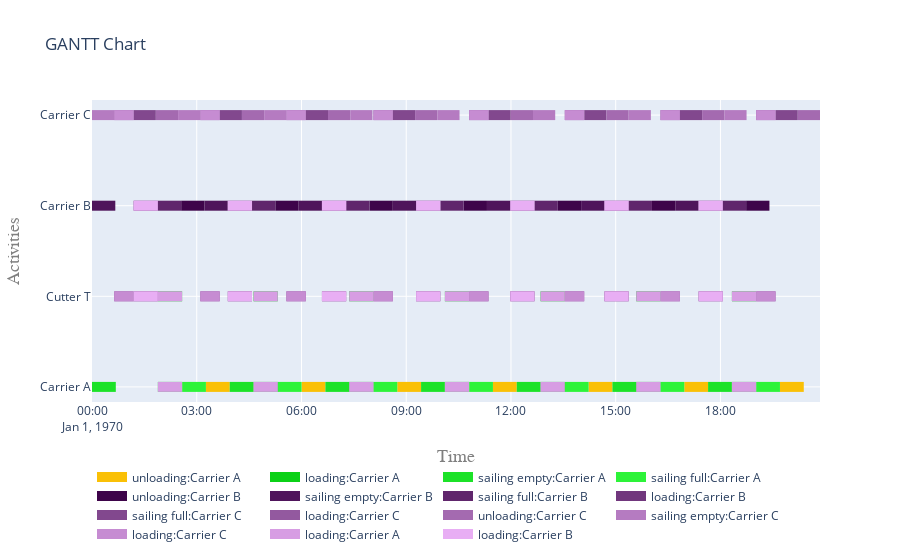

Here is the notebook cell this chart was saved with:
### Code cell
fig = get_gantt_chart(vessels, id_map=activities)

### Figure 1 — Plotly figure (JSON) as saved in the notebook; plotly's stock layout.template omitted (floating-point values rounded to 4 significant figures)
{"data": [{"connectgaps": false, "hoverinfo": "y+name", "line": {"color": "rgb(250,192,6)", "width": 10}, "mode": "lines", "name": "unloading:Carrier A", "type": "scatter", "x": ["1970-01-01T03:15:47", "1970-01-01T03:15:47", "1970-01-01T03:56:42", "1970-01-01T03:56:42", "1970-01-01T03:56:42", "1970-01-01T06:00:12", "1970-01-01T06:00:12", "1970-01-01T06:41:07", "1970-01-01T06:41:07", "1970-01-01T06:41:07", "1970-01-01T08:44:37", "1970-01-01T08:44:37", "1970-01-01T09:25:32", "1970-01-01T09:25:32", "1970-01-01T09:25:32", "1970-01-01T11:29:02", "1970-01-01T11:29:02", "1970-01-01T12:09:57", "1970-01-01T12:09:57", "1970-01-01T12:09:57", "1970-01-01T14:13:27", "1970-01-01T14:13:27", "1970-01-01T14:54:22", "1970-01-01T14:54:22", "1970-01-01T14:54:22", "1970-01-01T16:57:52", "1970-01-01T16:57:52", "1970-01-01T17:38:47", "1970-01-01T17:38:47", "1970-01-01T17:38:47", "1970-01-01T19:42:17", "1970-01-01T19:42:17", "1970-01-01T20:23:12", "1970-01-01T20:23:12", "1970-01-01T20:23:12"], "y": ["Carrier A", "Carrier A", "Carrier A", "Carrier A", null, "Carrier A", "Carrier A", "Carrier A", "Carrier A", null, "Carrier A", "Carrier A", "Carrier A", "Carrier A", null, "Carrier A", "Carrier A", "Carrier A", "Carrier A", null, "Carrier A", "Carrier A", "Carrier A", "Carrier A", null, "Carrier A", "Carrier A", "Carrier A", "Carrier A", null, "Carrier A", "Carrier A", "Carrier A", "Carrier A", null]}, {"connectgaps": false, "hoverinfo": "y+name", "line": {"color": "rgb(11,209,23)", "width": 10}, "mode": "lines", "name": "loading:Carrier A", "type": "scatter", "x": ["1970-01-01T01:53:12", "1970-01-01T01:53:12", "1970-01-01T02:34:52", "1970-01-01T02:34:52", "1970-01-01T02:34:52", "1970-01-01T04:37:37", "1970-01-01T04:37:37", "1970-01-01T05:19:17", "1970-01-01T05:19:17", "1970-01-01T05:19:17", "1970-01-01T07:22:02", "1970-01-01T07:22:02", "1970-01-01T08:03:42", "1970-01-01T08:03:42", "1970-01-01T08:03:42", "1970-01-01T10:06:27", "1970-01-01T10:06:27", "1970-01-01T10:48:07", "1970-01-01T10:48:07", "1970-01-01T10:48:07", "1970-01-01T12:50:52", "1970-01-01T12:50:52", "1970-01-01T13:32:32", "1970-01-01T13:32:32", "1970-01-01T13:32:32", "1970-01-01T15:35:17", "1970-01-01T15:35:17", "1970-01-01T16:16:57", "1970-01-01T16:16:57", "1970-01-01T16:16:57", "1970-01-01T18:19:42", "1970-01-01T18:19:42", "1970-01-01T19:01:22", "1970-01-01T19:01:22", "1970-01-01T19:01:22", "1970-01-01T01:53:12", "1970-01-01T01:53:12", "1970-01-01T02:34:52", "1970-01-01T02:34:52", "1970-01-01T02:34:52", "1970-01-01T04:37:37", "1970-01-01T04:37:37", "1970-01-01T05:19:17", "1970-01-01T05:19:17", "1970-01-01T05:19:17", "1970-01-01T07:22:02", "1970-01-01T07:22:02", "1970-01-01T08:03:42", "1970-01-01T08:03:42", "1970-01-01T08:03:42", "1970-01-01T10:06:27", "1970-01-01T10:06:27", "1970-01-01T10:48:07", "1970-01-01T10:48:07", "1970-01-01T10:48:07", "1970-01-01T12:50:52", "1970-01-01T12:50:52", "1970-01-01T13:32:32", "1970-01-01T13:32:32", "1970-01-01T13:32:32", "1970-01-01T15:35:17", "1970-01-01T15:35:17", "1970-01-01T16:16:57", "1970-01-01T16:16:57", "1970-01-01T16:16:57", "1970-01-01T18:19:42", "1970-01-01T18:19:42", "1970-01-01T19:01:22", "1970-01-01T19:01:22", "1970-01-01T19:01:22"], "y": ["Carrier A", "Carrier A", "Carrier A", "Carrier A", null, "Carrier A", "Carrier A", "Carrier A", "Carrier A", null, "Carrier A", "Carrier A", "Carrier A", "Carrier A", null, "Carrier A", "Carrier A", "Carrier A", "Carrier A", null, "Carrier A", "Carrier A", "Carrier A", "Carrier A", null, "Carrier A", "Carrier A", "Carrier A", "Carrier A", null, "Carrier A", "Carrier A", "Carrier A", "Carrier A", null, "Cutter T", "Cutter T", "Cutter T", "Cutter T", null, "Cutter T", "Cutter T", "Cutter T", "Cutter T", null, "Cutter T", "Cutter T", "Cutter T", "Cutter T", null, "Cutter T", "Cutter T", "Cutter T", "Cutter T", null, "Cutter T", "Cutter T", "Cutter T", "Cutter T", null, "Cutter T", "Cutter T", "Cutter T", "Cutter T", null, "Cutter T", "Cutter T", "Cutter T", "Cutter T", null]}, {"connectgaps": false, "hoverinfo": "y+name", "line": {"color": "rgb(28,226,40)", "width": 10}, "mode": "lines", "name": "sailing empty:Carrier A", "type": "scatter", "x": ["1970-01-01T00:00:00", "1970-01-01T00:00:00", "1970-01-01T00:40:55", "1970-01-01T00:40:55", "1970-01-01T00:40:55", "1970-01-01T03:56:42", "1970-01-01T03:56:42", "1970-01-01T04:37:37", "1970-01-01T04:37:37", "1970-01-01T04:37:37", "1970-01-01T06:41:07", "1970-01-01T06:41:07", "1970-01-01T07:22:02", "1970-01-01T07:22:02", "1970-01-01T07:22:02", "1970-01-01T09:25:32", "1970-01-01T09:25:32", "1970-01-01T10:06:27", "1970-01-01T10:06:27", "1970-01-01T10:06:27", "1970-01-01T12:09:57", "1970-01-01T12:09:57", "1970-01-01T12:50:52", "1970-01-01T12:50:52", "1970-01-01T12:50:52", "1970-01-01T14:54:22", "1970-01-01T14:54:22", "1970-01-01T15:35:17", "1970-01-01T15:35:17", "1970-01-01T15:35:17", "1970-01-01T17:38:47", "1970-01-01T17:38:47", "1970-01-01T18:19:42", "1970-01-01T18:19:42", "1970-01-01T18:19:42"], "y": ["Carrier A", "Carrier A", "Carrier A", "Carrier A", null, "Carrier A", "Carrier A", "Carrier A", "Carrier A", null, "Carrier A", "Carrier A", "Carrier A", "Carrier A", null, "Carrier A", "Carrier A", "Carrier A", "Carrier A", null, "Carrier A", "Carrier A", "Carrier A", "Carrier A", null, "Carrier A", "Carrier A", "Carrier A", "Carrier A", null, "Carrier A", "Carrier A", "Carrier A", "Carrier A", null]}, {"connectgaps": false, "hoverinfo": "y+name", "line": {"color": "rgb(45,243,57)", "width": 10}, "mode": "lines", "name": "sailing full:Carrier A", "type": "scatter", "x": ["1970-01-01T02:34:52", "1970-01-01T02:34:52", "1970-01-01T03:15:47", "1970-01-01T03:15:47", "1970-01-01T03:15:47", "1970-01-01T05:19:17", "1970-01-01T05:19:17", "1970-01-01T06:00:12", "1970-01-01T06:00:12", "1970-01-01T06:00:12", "1970-01-01T08:03:42", "1970-01-01T08:03:42", "1970-01-01T08:44:37", "1970-01-01T08:44:37", "1970-01-01T08:44:37", "1970-01-01T10:48:07", "1970-01-01T10:48:07", "1970-01-01T11:29:02", "1970-01-01T11:29:02", "1970-01-01T11:29:02", "1970-01-01T13:32:32", "1970-01-01T13:32:32", "1970-01-01T14:13:27", "1970-01-01T14:13:27", "1970-01-01T14:13:27", "1970-01-01T16:16:57", "1970-01-01T16:16:57", "1970-01-01T16:57:52", "1970-01-01T16:57:52", "1970-01-01T16:57:52", "1970-01-01T19:01:22", "1970-01-01T19:01:22", "1970-01-01T19:42:17", "1970-01-01T19:42:17", "1970-01-01T19:42:17"], "y": ["Carrier A", "Carrier A", "Carrier A", "Carrier A", null, "Carrier A", "Carrier A", "Carrier A", "Carrier A", null, "Carrier A", "Carrier A", "Carrier A", "Carrier A", null, "Carrier A", "Carrier A", "Carrier A", "Carrier A", null, "Carrier A", "Carrier A", "Carrier A", "Carrier A", null, "Carrier A", "Carrier A", "Carrier A", "Carrier A", null, "Carrier A", "Carrier A", "Carrier A", "Carrier A", null]}, {"connectgaps": false, "hoverinfo": "y+name", "line": {"color": "rgb(62,4,74)", "width": 10}, "mode": "lines", "name": "unloading:Carrier B", "type": "scatter", "x": ["1970-01-01T02:33:15", "1970-01-01T02:33:15", "1970-01-01T03:13:18", "1970-01-01T03:13:18", "1970-01-01T03:13:18", "1970-01-01T05:15:04", "1970-01-01T05:15:04", "1970-01-01T05:55:07", "1970-01-01T05:55:07", "1970-01-01T05:55:07", "1970-01-01T07:56:53", "1970-01-01T07:56:53", "1970-01-01T08:36:56", "1970-01-01T08:36:56", "1970-01-01T08:36:56", "1970-01-01T10:38:42", "1970-01-01T10:38:42", "1970-01-01T11:18:45", "1970-01-01T11:18:45", "1970-01-01T11:18:45", "1970-01-01T13:20:31", "1970-01-01T13:20:31", "1970-01-01T14:00:34", "1970-01-01T14:00:34", "1970-01-01T14:00:34", "1970-01-01T16:02:20", "1970-01-01T16:02:20", "1970-01-01T16:42:23", "1970-01-01T16:42:23", "1970-01-01T16:42:23", "1970-01-01T18:44:09", "1970-01-01T18:44:09", "1970-01-01T19:24:12", "1970-01-01T19:24:12", "1970-01-01T19:24:12"], "y": ["Carrier B", "Carrier B", "Carrier B", "Carrier B", null, "Carrier B", "Carrier B", "Carrier B", "Carrier B", null, "Carrier B", "Carrier B", "Carrier B", "Carrier B", null, "Carrier B", "Carrier B", "Carrier B", "Carrier B", null, "Carrier B", "Carrier B", "Carrier B", "Carrier B", null, "Carrier B", "Carrier B", "Carrier B", "Carrier B", null, "Carrier B", "Carrier B", "Carrier B", "Carrier B", null]}, {"connectgaps": false, "hoverinfo": "y+name", "line": {"color": "rgb(79,21,91)", "width": 10}, "mode": "lines", "name": "sailing empty:Carrier B", "type": "scatter", "x": ["1970-01-01T00:00:00", "1970-01-01T00:00:00", "1970-01-01T00:40:03", "1970-01-01T00:40:03", "1970-01-01T00:40:03", "1970-01-01T03:13:18", "1970-01-01T03:13:18", "1970-01-01T03:53:21", "1970-01-01T03:53:21", "1970-01-01T03:53:21", "1970-01-01T05:55:07", "1970-01-01T05:55:07", "1970-01-01T06:35:10", "1970-01-01T06:35:10", "1970-01-01T06:35:10", "1970-01-01T08:36:56", "1970-01-01T08:36:56", "1970-01-01T09:16:59", "1970-01-01T09:16:59", "1970-01-01T09:16:59", "1970-01-01T11:18:45", "1970-01-01T11:18:45", "1970-01-01T11:58:48", "1970-01-01T11:58:48", "1970-01-01T11:58:48", "1970-01-01T14:00:34", "1970-01-01T14:00:34", "1970-01-01T14:40:37", "1970-01-01T14:40:37", "1970-01-01T14:40:37", "1970-01-01T16:42:23", "1970-01-01T16:42:23", "1970-01-01T17:22:26", "1970-01-01T17:22:26", "1970-01-01T17:22:26"], "y": ["Carrier B", "Carrier B", "Carrier B", "Carrier B", null, "Carrier B", "Carrier B", "Carrier B", "Carrier B", null, "Carrier B", "Carrier B", "Carrier B", "Carrier B", null, "Carrier B", "Carrier B", "Carrier B", "Carrier B", null, "Carrier B", "Carrier B", "Carrier B", "Carrier B", null, "Carrier B", "Carrier B", "Carrier B", "Carrier B", null, "Carrier B", "Carrier B", "Carrier B", "Carrier B", null]}, {"connectgaps": false, "hoverinfo": "y+name", "line": {"color": "rgb(96,38,108)", "width": 10}, "mode": "lines", "name": "sailing full:Carrier B", "type": "scatter", "x": ["1970-01-01T01:53:12", "1970-01-01T01:53:12", "1970-01-01T02:33:15", "1970-01-01T02:33:15", "1970-01-01T02:33:15", "1970-01-01T04:35:01", "1970-01-01T04:35:01", "1970-01-01T05:15:04", "1970-01-01T05:15:04", "1970-01-01T05:15:04", "1970-01-01T07:16:50", "1970-01-01T07:16:50", "1970-01-01T07:56:53", "1970-01-01T07:56:53", "1970-01-01T07:56:53", "1970-01-01T09:58:39", "1970-01-01T09:58:39", "1970-01-01T10:38:42", "1970-01-01T10:38:42", "1970-01-01T10:38:42", "1970-01-01T12:40:28", "1970-01-01T12:40:28", "1970-01-01T13:20:31", "1970-01-01T13:20:31", "1970-01-01T13:20:31", "1970-01-01T15:22:17", "1970-01-01T15:22:17", "1970-01-01T16:02:20", "1970-01-01T16:02:20", "1970-01-01T16:02:20", "1970-01-01T18:04:06", "1970-01-01T18:04:06", "1970-01-01T18:44:09", "1970-01-01T18:44:09", "1970-01-01T18:44:09"], "y": ["Carrier B", "Carrier B", "Carrier B", "Carrier B", null, "Carrier B", "Carrier B", "Carrier B", "Carrier B", null, "Carrier B", "Carrier B", "Carrier B", "Carrier B", null, "Carrier B", "Carrier B", "Carrier B", "Carrier B", null, "Carrier B", "Carrier B", "Carrier B", "Carrier B", null, "Carrier B", "Carrier B", "Carrier B", "Carrier B", null, "Carrier B", "Carrier B", "Carrier B", "Carrier B", null]}, {"connectgaps": false, "hoverinfo": "y+name", "line": {"color": "rgb(113,55,125)", "width": 10}, "mode": "lines", "name": "loading:Carrier B", "type": "scatter", "x": ["1970-01-01T01:11:32", "1970-01-01T01:11:32", "1970-01-01T01:53:12", "1970-01-01T01:53:12", "1970-01-01T01:53:12", "1970-01-01T03:53:21", "1970-01-01T03:53:21", "1970-01-01T04:35:01", "1970-01-01T04:35:01", "1970-01-01T04:35:01", "1970-01-01T06:35:10", "1970-01-01T06:35:10", "1970-01-01T07:16:50", "1970-01-01T07:16:50", "1970-01-01T07:16:50", "1970-01-01T09:16:59", "1970-01-01T09:16:59", "1970-01-01T09:58:39", "1970-01-01T09:58:39", "1970-01-01T09:58:39", "1970-01-01T11:58:48", "1970-01-01T11:58:48", "1970-01-01T12:40:28", "1970-01-01T12:40:28", "1970-01-01T12:40:28", "1970-01-01T14:40:37", "1970-01-01T14:40:37", "1970-01-01T15:22:17", "1970-01-01T15:22:17", "1970-01-01T15:22:17", "1970-01-01T17:22:26", "1970-01-01T17:22:26", "1970-01-01T18:04:06", "1970-01-01T18:04:06", "1970-01-01T18:04:06", "1970-01-01T01:11:32", "1970-01-01T01:11:32", "1970-01-01T01:53:12", "1970-01-01T01:53:12", "1970-01-01T01:53:12", "1970-01-01T03:53:21", "1970-01-01T03:53:21", "1970-01-01T04:35:01", "1970-01-01T04:35:01", "1970-01-01T04:35:01", "1970-01-01T06:35:10", "1970-01-01T06:35:10", "1970-01-01T07:16:50", "1970-01-01T07:16:50", "1970-01-01T07:16:50", "1970-01-01T09:16:59", "1970-01-01T09:16:59", "1970-01-01T09:58:39", "1970-01-01T09:58:39", "1970-01-01T09:58:39", "1970-01-01T11:58:48", "1970-01-01T11:58:48", "1970-01-01T12:40:28", "1970-01-01T12:40:28", "1970-01-01T12:40:28", "1970-01-01T14:40:37", "1970-01-01T14:40:37", "1970-01-01T15:22:17", "1970-01-01T15:22:17", "1970-01-01T15:22:17", "1970-01-01T17:22:26", "1970-01-01T17:22:26", "1970-01-01T18:04:06", "1970-01-01T18:04:06", "1970-01-01T18:04:06"], "y": ["Carrier B", "Carrier B", "Carrier B", "Carrier B", null, "Carrier B", "Carrier B", "Carrier B", "Carrier B", null, "Carrier B", "Carrier B", "Carrier B", "Carrier B", null, "Carrier B", "Carrier B", "Carrier B", "Carrier B", null, "Carrier B", "Carrier B", "Carrier B", "Carrier B", null, "Carrier B", "Carrier B", "Carrier B", "Carrier B", null, "Carrier B", "Carrier B", "Carrier B", "Carrier B", null, "Cutter T", "Cutter T", "Cutter T", "Cutter T", null, "Cutter T", "Cutter T", "Cutter T", "Cutter T", null, "Cutter T", "Cutter T", "Cutter T", "Cutter T", null, "Cutter T", "Cutter T", "Cutter T", "Cutter T", null, "Cutter T", "Cutter T", "Cutter T", "Cutter T", null, "Cutter T", "Cutter T", "Cutter T", "Cutter T", null, "Cutter T", "Cutter T", "Cutter T", "Cutter T", null]}, {"connectgaps": false, "hoverinfo": "y+name", "line": {"color": "rgb(130,72,142)", "width": 10}, "mode": "lines", "name": "sailing full:Carrier C", "type": "scatter", "x": ["1970-01-01T01:11:32", "1970-01-01T01:11:32", "1970-01-01T01:49:44", "1970-01-01T01:49:44", "1970-01-01T01:49:44", "1970-01-01T03:39:28", "1970-01-01T03:39:28", "1970-01-01T04:17:40", "1970-01-01T04:17:40", "1970-01-01T04:17:40", "1970-01-01T06:07:24", "1970-01-01T06:07:24", "1970-01-01T06:45:36", "1970-01-01T06:45:36", "1970-01-01T06:45:36", "1970-01-01T08:37:02", "1970-01-01T08:37:02", "1970-01-01T09:15:14", "1970-01-01T09:15:14", "1970-01-01T09:15:14", "1970-01-01T11:21:27", "1970-01-01T11:21:27", "1970-01-01T11:59:39", "1970-01-01T11:59:39", "1970-01-01T11:59:39", "1970-01-01T14:05:52", "1970-01-01T14:05:52", "1970-01-01T14:44:04", "1970-01-01T14:44:04", "1970-01-01T14:44:04", "1970-01-01T16:50:17", "1970-01-01T16:50:17", "1970-01-01T17:28:29", "1970-01-01T17:28:29", "1970-01-01T17:28:29", "1970-01-01T19:34:42", "1970-01-01T19:34:42", "1970-01-01T20:12:54", "1970-01-01T20:12:54", "1970-01-01T20:12:54"], "y": ["Carrier C", "Carrier C", "Carrier C", "Carrier C", null, "Carrier C", "Carrier C", "Carrier C", "Carrier C", null, "Carrier C", "Carrier C", "Carrier C", "Carrier C", null, "Carrier C", "Carrier C", "Carrier C", "Carrier C", null, "Carrier C", "Carrier C", "Carrier C", "Carrier C", null, "Carrier C", "Carrier C", "Carrier C", "Carrier C", null, "Carrier C", "Carrier C", "Carrier C", "Carrier C", null, "Carrier C", "Carrier C", "Carrier C", "Carrier C", null]}, {"connectgaps": false, "hoverinfo": "y+name", "line": {"color": "rgb(147,89,159)", "width": 10}, "mode": "lines", "name": "loading:Carrier C", "type": "scatter", "x": ["1970-01-01T00:38:12", "1970-01-01T00:38:12", "1970-01-01T01:11:32", "1970-01-01T01:11:32", "1970-01-01T01:11:32", "1970-01-01T03:06:08", "1970-01-01T03:06:08", "1970-01-01T03:39:28", "1970-01-01T03:39:28", "1970-01-01T03:39:28", "1970-01-01T05:34:04", "1970-01-01T05:34:04", "1970-01-01T06:07:24", "1970-01-01T06:07:24", "1970-01-01T06:07:24", "1970-01-01T08:03:42", "1970-01-01T08:03:42", "1970-01-01T08:37:02", "1970-01-01T08:37:02", "1970-01-01T08:37:02", "1970-01-01T10:48:07", "1970-01-01T10:48:07", "1970-01-01T11:21:27", "1970-01-01T11:21:27", "1970-01-01T11:21:27", "1970-01-01T13:32:32", "1970-01-01T13:32:32", "1970-01-01T14:05:52", "1970-01-01T14:05:52", "1970-01-01T14:05:52", "1970-01-01T16:16:57", "1970-01-01T16:16:57", "1970-01-01T16:50:17", "1970-01-01T16:50:17", "1970-01-01T16:50:17", "1970-01-01T19:01:22", "1970-01-01T19:01:22", "1970-01-01T19:34:42", "1970-01-01T19:34:42", "1970-01-01T19:34:42", "1970-01-01T00:38:12", "1970-01-01T00:38:12", "1970-01-01T01:11:32", "1970-01-01T01:11:32", "1970-01-01T01:11:32", "1970-01-01T03:06:08", "1970-01-01T03:06:08", "1970-01-01T03:39:28", "1970-01-01T03:39:28", "1970-01-01T03:39:28", "1970-01-01T05:34:04", "1970-01-01T05:34:04", "1970-01-01T06:07:24", "1970-01-01T06:07:24", "1970-01-01T06:07:24", "1970-01-01T08:03:42", "1970-01-01T08:03:42", "1970-01-01T08:37:02", "1970-01-01T08:37:02", "1970-01-01T08:37:02", "1970-01-01T10:48:07", "1970-01-01T10:48:07", "1970-01-01T11:21:27", "1970-01-01T11:21:27", "1970-01-01T11:21:27", "1970-01-01T13:32:32", "1970-01-01T13:32:32", "1970-01-01T14:05:52", "1970-01-01T14:05:52", "1970-01-01T14:05:52", "1970-01-01T16:16:57", "1970-01-01T16:16:57", "1970-01-01T16:50:17", "1970-01-01T16:50:17", "1970-01-01T16:50:17", "1970-01-01T19:01:22", "1970-01-01T19:01:22", "1970-01-01T19:34:42", "1970-01-01T19:34:42", "1970-01-01T19:34:42"], "y": ["Carrier C", "Carrier C", "Carrier C", "Carrier C", null, "Carrier C", "Carrier C", "Carrier C", "Carrier C", null, "Carrier C", "Carrier C", "Carrier C", "Carrier C", null, "Carrier C", "Carrier C", "Carrier C", "Carrier C", null, "Carrier C", "Carrier C", "Carrier C", "Carrier C", null, "Carrier C", "Carrier C", "Carrier C", "Carrier C", null, "Carrier C", "Carrier C", "Carrier C", "Carrier C", null, "Carrier C", "Carrier C", "Carrier C", "Carrier C", null, "Cutter T", "Cutter T", "Cutter T", "Cutter T", null, "Cutter T", "Cutter T", "Cutter T", "Cutter T", null, "Cutter T", "Cutter T", "Cutter T", "Cutter T", null, "Cutter T", "Cutter T", "Cutter T", "Cutter T", null, "Cutter T", "Cutter T", "Cutter T", "Cutter T", null, "Cutter T", "Cutter T", "Cutter T", "Cutter T", null, "Cutter T", "Cutter T", "Cutter T", "Cutter T", null, "Cutter T", "Cutter T", "Cutter T", "Cutter T", null]}, {"connectgaps": false, "hoverinfo": "y+name", "line": {"color": "rgb(164,106,176)", "width": 10}, "mode": "lines", "name": "unloading:Carrier C", "type": "scatter", "x": ["1970-01-01T01:49:44", "1970-01-01T01:49:44", "1970-01-01T02:27:56", "1970-01-01T02:27:56", "1970-01-01T02:27:56", "1970-01-01T04:17:40", "1970-01-01T04:17:40", "1970-01-01T04:55:52", "1970-01-01T04:55:52", "1970-01-01T04:55:52", "1970-01-01T06:45:36", "1970-01-01T06:45:36", "1970-01-01T07:23:48", "1970-01-01T07:23:48", "1970-01-01T07:23:48", "1970-01-01T09:15:14", "1970-01-01T09:15:14", "1970-01-01T09:53:26", "1970-01-01T09:53:26", "1970-01-01T09:53:26", "1970-01-01T11:59:39", "1970-01-01T11:59:39", "1970-01-01T12:37:51", "1970-01-01T12:37:51", "1970-01-01T12:37:51", "1970-01-01T14:44:04", "1970-01-01T14:44:04", "1970-01-01T15:22:16", "1970-01-01T15:22:16", "1970-01-01T15:22:16", "1970-01-01T17:28:29", "1970-01-01T17:28:29", "1970-01-01T18:06:41", "1970-01-01T18:06:41", "1970-01-01T18:06:41", "1970-01-01T20:12:54", "1970-01-01T20:12:54", "1970-01-01T20:51:06", "1970-01-01T20:51:06", "1970-01-01T20:51:06"], "y": ["Carrier C", "Carrier C", "Carrier C", "Carrier C", null, "Carrier C", "Carrier C", "Carrier C", "Carrier C", null, "Carrier C", "Carrier C", "Carrier C", "Carrier C", null, "Carrier C", "Carrier C", "Carrier C", "Carrier C", null, "Carrier C", "Carrier C", "Carrier C", "Carrier C", null, "Carrier C", "Carrier C", "Carrier C", "Carrier C", null, "Carrier C", "Carrier C", "Carrier C", "Carrier C", null, "Carrier C", "Carrier C", "Carrier C", "Carrier C", null]}, {"connectgaps": false, "hoverinfo": "y+name", "line": {"color": "rgb(181,123,193)", "width": 10}, "mode": "lines", "name": "sailing empty:Carrier C", "type": "scatter", "x": ["1970-01-01T00:00:00", "1970-01-01T00:00:00", "1970-01-01T00:38:12", "1970-01-01T00:38:12", "1970-01-01T00:38:12", "1970-01-01T02:27:56", "1970-01-01T02:27:56", "1970-01-01T03:06:08", "1970-01-01T03:06:08", "1970-01-01T03:06:08", "1970-01-01T04:55:52", "1970-01-01T04:55:52", "1970-01-01T05:34:04", "1970-01-01T05:34:04", "1970-01-01T05:34:04", "1970-01-01T07:23:48", "1970-01-01T07:23:48", "1970-01-01T08:02:00", "1970-01-01T08:02:00", "1970-01-01T08:02:00", "1970-01-01T09:53:26", "1970-01-01T09:53:26", "1970-01-01T10:31:38", "1970-01-01T10:31:38", "1970-01-01T10:31:38", "1970-01-01T12:37:51", "1970-01-01T12:37:51", "1970-01-01T13:16:03", "1970-01-01T13:16:03", "1970-01-01T13:16:03", "1970-01-01T15:22:16", "1970-01-01T15:22:16", "1970-01-01T16:00:28", "1970-01-01T16:00:28", "1970-01-01T16:00:28", "1970-01-01T18:06:41", "1970-01-01T18:06:41", "1970-01-01T18:44:53", "1970-01-01T18:44:53", "1970-01-01T18:44:53"], "y": ["Carrier C", "Carrier C", "Carrier C", "Carrier C", null, "Carrier C", "Carrier C", "Carrier C", "Carrier C", null, "Carrier C", "Carrier C", "Carrier C", "Carrier C", null, "Carrier C", "Carrier C", "Carrier C", "Carrier C", null, "Carrier C", "Carrier C", "Carrier C", "Carrier C", null, "Carrier C", "Carrier C", "Carrier C", "Carrier C", null, "Carrier C", "Carrier C", "Carrier C", "Carrier C", null, "Carrier C", "Carrier C", "Carrier C", "Carrier C", null]}, {"connectgaps": false, "hoverinfo": "y+name", "line": {"color": "rgb(198,140,210)", "width": 10}, "mode": "lines", "name": "loading:Carrier C", "type": "scatter", "x": ["1970-01-01T00:38:12", "1970-01-01T00:38:12", "1970-01-01T01:11:32", "1970-01-01T01:11:32", "1970-01-01T01:11:32", "1970-01-01T03:06:08", "1970-01-01T03:06:08", "1970-01-01T03:39:28", "1970-01-01T03:39:28", "1970-01-01T03:39:28", "1970-01-01T05:34:04", "1970-01-01T05:34:04", "1970-01-01T06:07:24", "1970-01-01T06:07:24", "1970-01-01T06:07:24", "1970-01-01T08:03:42", "1970-01-01T08:03:42", "1970-01-01T08:37:02", "1970-01-01T08:37:02", "1970-01-01T08:37:02", "1970-01-01T10:48:07", "1970-01-01T10:48:07", "1970-01-01T11:21:27", "1970-01-01T11:21:27", "1970-01-01T11:21:27", "1970-01-01T13:32:32", "1970-01-01T13:32:32", "1970-01-01T14:05:52", "1970-01-01T14:05:52", "1970-01-01T14:05:52", "1970-01-01T16:16:57", "1970-01-01T16:16:57", "1970-01-01T16:50:17", "1970-01-01T16:50:17", "1970-01-01T16:50:17", "1970-01-01T19:01:22", "1970-01-01T19:01:22", "1970-01-01T19:34:42", "1970-01-01T19:34:42", "1970-01-01T19:34:42", "1970-01-01T00:38:12", "1970-01-01T00:38:12", "1970-01-01T01:11:32", "1970-01-01T01:11:32", "1970-01-01T01:11:32", "1970-01-01T03:06:08", "1970-01-01T03:06:08", "1970-01-01T03:39:28", "1970-01-01T03:39:28", "1970-01-01T03:39:28", "1970-01-01T05:34:04", "1970-01-01T05:34:04", "1970-01-01T06:07:24", "1970-01-01T06:07:24", "1970-01-01T06:07:24", "1970-01-01T08:03:42", "1970-01-01T08:03:42", "1970-01-01T08:37:02", "1970-01-01T08:37:02", "1970-01-01T08:37:02", "1970-01-01T10:48:07", "1970-01-01T10:48:07", "1970-01-01T11:21:27", "1970-01-01T11:21:27", "1970-01-01T11:21:27", "1970-01-01T13:32:32", "1970-01-01T13:32:32", "1970-01-01T14:05:52", "1970-01-01T14:05:52", "1970-01-01T14:05:52", "1970-01-01T16:16:57", "1970-01-01T16:16:57", "1970-01-01T16:50:17", "1970-01-01T16:50:17", "1970-01-01T16:50:17", "1970-01-01T19:01:22", "1970-01-01T19:01:22", "1970-01-01T19:34:42", "1970-01-01T19:34:42", "1970-01-01T19:34:42"], "y": ["Carrier C", "Carrier C", "Carrier C", "Carrier C", null, "Carrier C", "Carrier C", "Carrier C", "Carrier C", null, "Carrier C", "Carrier C", "Carrier C", "Carrier C", null, "Carrier C", "Carrier C", "Carrier C", "Carrier C", null, "Carrier C", "Carrier C", "Carrier C", "Carrier C", null, "Carrier C", "Carrier C", "Carrier C", "Carrier C", null, "Carrier C", "Carrier C", "Carrier C", "Carrier C", null, "Carrier C", "Carrier C", "Carrier C", "Carrier C", null, "Cutter T", "Cutter T", "Cutter T", "Cutter T", null, "Cutter T", "Cutter T", "Cutter T", "Cutter T", null, "Cutter T", "Cutter T", "Cutter T", "Cutter T", null, "Cutter T", "Cutter T", "Cutter T", "Cutter T", null, "Cutter T", "Cutter T", "Cutter T", "Cutter T", null, "Cutter T", "Cutter T", "Cutter T", "Cutter T", null, "Cutter T", "Cutter T", "Cutter T", "Cutter T", null, "Cutter T", "Cutter T", "Cutter T", "Cutter T", null]}, {"connectgaps": false, "hoverinfo": "y+name", "line": {"color": "rgb(215,157,227)", "width": 10}, "mode": "lines", "name": "loading:Carrier A", "type": "scatter", "x": ["1970-01-01T01:53:12", "1970-01-01T01:53:12", "1970-01-01T02:34:52", "1970-01-01T02:34:52", "1970-01-01T02:34:52", "1970-01-01T04:37:37", "1970-01-01T04:37:37", "1970-01-01T05:19:17", "1970-01-01T05:19:17", "1970-01-01T05:19:17", "1970-01-01T07:22:02", "1970-01-01T07:22:02", "1970-01-01T08:03:42", "1970-01-01T08:03:42", "1970-01-01T08:03:42", "1970-01-01T10:06:27", "1970-01-01T10:06:27", "1970-01-01T10:48:07", "1970-01-01T10:48:07", "1970-01-01T10:48:07", "1970-01-01T12:50:52", "1970-01-01T12:50:52", "1970-01-01T13:32:32", "1970-01-01T13:32:32", "1970-01-01T13:32:32", "1970-01-01T15:35:17", "1970-01-01T15:35:17", "1970-01-01T16:16:57", "1970-01-01T16:16:57", "1970-01-01T16:16:57", "1970-01-01T18:19:42", "1970-01-01T18:19:42", "1970-01-01T19:01:22", "1970-01-01T19:01:22", "1970-01-01T19:01:22", "1970-01-01T01:53:12", "1970-01-01T01:53:12", "1970-01-01T02:34:52", "1970-01-01T02:34:52", "1970-01-01T02:34:52", "1970-01-01T04:37:37", "1970-01-01T04:37:37", "1970-01-01T05:19:17", "1970-01-01T05:19:17", "1970-01-01T05:19:17", "1970-01-01T07:22:02", "1970-01-01T07:22:02", "1970-01-01T08:03:42", "1970-01-01T08:03:42", "1970-01-01T08:03:42", "1970-01-01T10:06:27", "1970-01-01T10:06:27", "1970-01-01T10:48:07", "1970-01-01T10:48:07", "1970-01-01T10:48:07", "1970-01-01T12:50:52", "1970-01-01T12:50:52", "1970-01-01T13:32:32", "1970-01-01T13:32:32", "1970-01-01T13:32:32", "1970-01-01T15:35:17", "1970-01-01T15:35:17", "1970-01-01T16:16:57", "1970-01-01T16:16:57", "1970-01-01T16:16:57", "1970-01-01T18:19:42", "1970-01-01T18:19:42", "1970-01-01T19:01:22", "1970-01-01T19:01:22", "1970-01-01T19:01:22"], "y": ["Carrier A", "Carrier A", "Carrier A", "Carrier A", null, "Carrier A", "Carrier A", "Carrier A", "Carrier A", null, "Carrier A", "Carrier A", "Carrier A", "Carrier A", null, "Carrier A", "Carrier A", "Carrier A", "Carrier A", null, "Carrier A", "Carrier A", "Carrier A", "Carrier A", null, "Carrier A", "Carrier A", "Carrier A", "Carrier A", null, "Carrier A", "Carrier A", "Carrier A", "Carrier A", null, "Cutter T", "Cutter T", "Cutter T", "Cutter T", null, "Cutter T", "Cutter T", "Cutter T", "Cutter T", null, "Cutter T", "Cutter T", "Cutter T", "Cutter T", null, "Cutter T", "Cutter T", "Cutter T", "Cutter T", null, "Cutter T", "Cutter T", "Cutter T", "Cutter T", null, "Cutter T", "Cutter T", "Cutter T", "Cutter T", null, "Cutter T", "Cutter T", "Cutter T", "Cutter T", null]}, {"connectgaps": false, "hoverinfo": "y+name", "line": {"color": "rgb(232,174,244)", "width": 10}, "mode": "lines", "name": "loading:Carrier B", "type": "scatter", "x": ["1970-01-01T01:11:32", "1970-01-01T01:11:32", "1970-01-01T01:53:12", "1970-01-01T01:53:12", "1970-01-01T01:53:12", "1970-01-01T03:53:21", "1970-01-01T03:53:21", "1970-01-01T04:35:01", "1970-01-01T04:35:01", "1970-01-01T04:35:01", "1970-01-01T06:35:10", "1970-01-01T06:35:10", "1970-01-01T07:16:50", "1970-01-01T07:16:50", "1970-01-01T07:16:50", "1970-01-01T09:16:59", "1970-01-01T09:16:59", "1970-01-01T09:58:39", "1970-01-01T09:58:39", "1970-01-01T09:58:39", "1970-01-01T11:58:48", "1970-01-01T11:58:48", "1970-01-01T12:40:28", "1970-01-01T12:40:28", "1970-01-01T12:40:28", "1970-01-01T14:40:37", "1970-01-01T14:40:37", "1970-01-01T15:22:17", "1970-01-01T15:22:17", "1970-01-01T15:22:17", "1970-01-01T17:22:26", "1970-01-01T17:22:26", "1970-01-01T18:04:06", "1970-01-01T18:04:06", "1970-01-01T18:04:06", "1970-01-01T01:11:32", "1970-01-01T01:11:32", "1970-01-01T01:53:12", "1970-01-01T01:53:12", "1970-01-01T01:53:12", "1970-01-01T03:53:21", "1970-01-01T03:53:21", "1970-01-01T04:35:01", "1970-01-01T04:35:01", "1970-01-01T04:35:01", "1970-01-01T06:35:10", "1970-01-01T06:35:10", "1970-01-01T07:16:50", "1970-01-01T07:16:50", "1970-01-01T07:16:50", "1970-01-01T09:16:59", "1970-01-01T09:16:59", "1970-01-01T09:58:39", "1970-01-01T09:58:39", "1970-01-01T09:58:39", "1970-01-01T11:58:48", "1970-01-01T11:58:48", "1970-01-01T12:40:28", "1970-01-01T12:40:28", "1970-01-01T12:40:28", "1970-01-01T14:40:37", "1970-01-01T14:40:37", "1970-01-01T15:22:17", "1970-01-01T15:22:17", "1970-01-01T15:22:17", "1970-01-01T17:22:26", "1970-01-01T17:22:26", "1970-01-01T18:04:06", "1970-01-01T18:04:06", "1970-01-01T18:04:06"], "y": ["Carrier B", "Carrier B", "Carrier B", "Carrier B", null, "Carrier B", "Carrier B", "Carrier B", "Carrier B", null, "Carrier B", "Carrier B", "Carrier B", "Carrier B", null, "Carrier B", "Carrier B", "Carrier B", "Carrier B", null, "Carrier B", "Carrier B", "Carrier B", "Carrier B", null, "Carrier B", "Carrier B", "Carrier B", "Carrier B", null, "Carrier B", "Carrier B", "Carrier B", "Carrier B", null, "Cutter T", "Cutter T", "Cutter T", "Cutter T", null, "Cutter T", "Cutter T", "Cutter T", "Cutter T", null, "Cutter T", "Cutter T", "Cutter T", "Cutter T", null, "Cutter T", "Cutter T", "Cutter T", "Cutter T", null, "Cutter T", "Cutter T", "Cutter T", "Cutter T", null, "Cutter T", "Cutter T", "Cutter T", "Cutter T", null, "Cutter T", "Cutter T", "Cutter T", "Cutter T", null]}], "layout": {"hovermode": "closest", "legend": {"orientation": "h", "x": 0, "y": -0.2}, "title": {"text": "GANTT Chart"}, "xaxis": {"range": ["1970-01-01T00:00:00", "1970-01-01T20:51:06"], "title": {"font": {"color": "#7f7f7f", "family": "Courier New, monospace", "size": 18}, "text": "Time"}}, "yaxis": {"title": {"font": {"color": "#7f7f7f", "family": "Courier New, monospace", "size": 18}, "text": "Activities"}}}}
